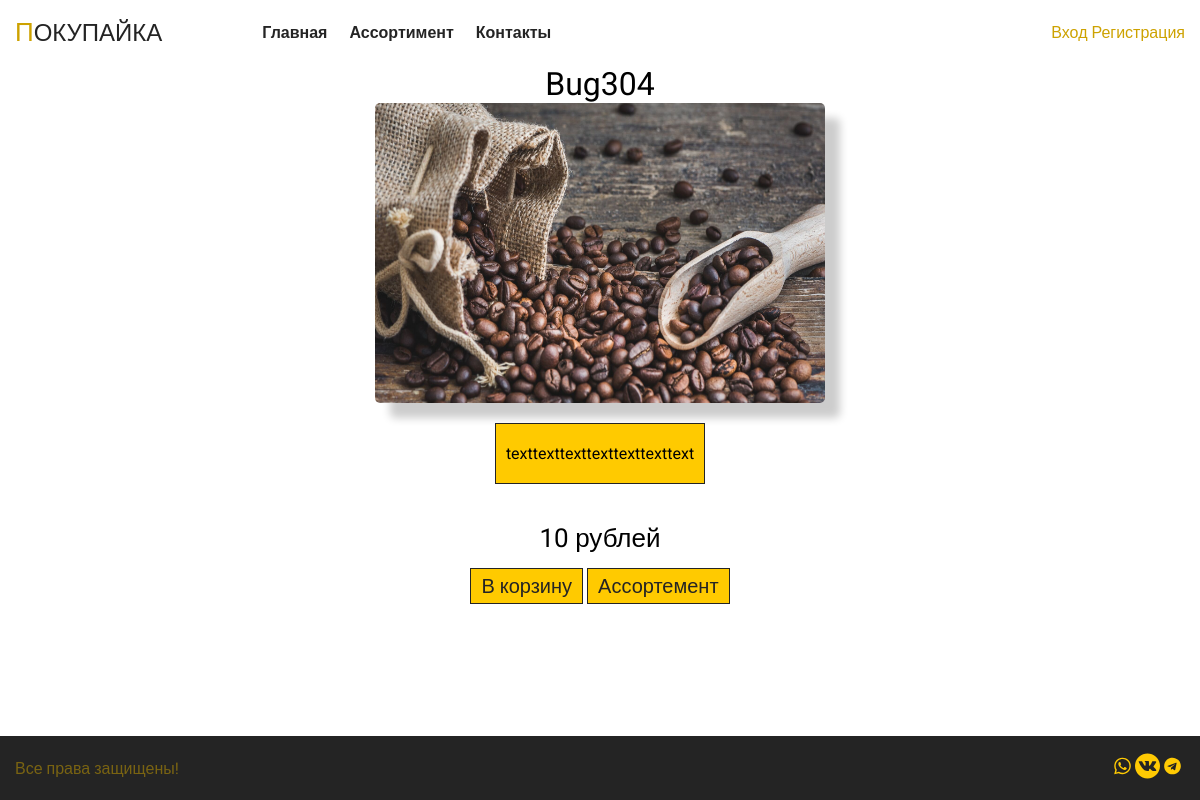
The app's page /product/80, older data.
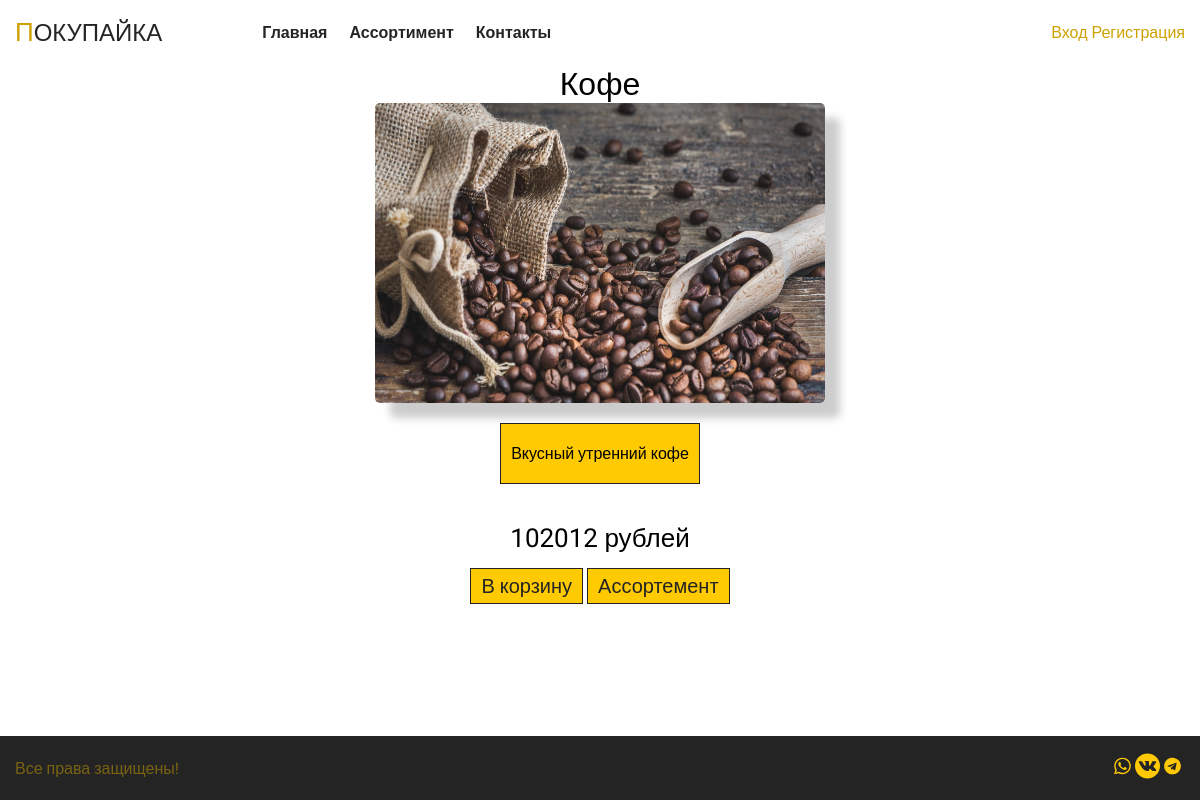
The same page, newer data.
### tables this page shows
CREATE TABLE `product` (
  `id` bigint NOT NULL,
  `name` varchar(100) NOT NULL,
  `description` varchar(2000) DEFAULT 'Отсуствует',
  `price` float NOT NULL
);

### application/controllers/MainController.php (called while the page is built, shortened)
<?php
class MainController extends Controller
{
    public function __construct($route)
    {
        $this->view->layout = 'other';
    }
    public function productAction(){
        $id = $this->route['id'];
        $Collection = $this->model->getProductCollectionList($id);
        $var = [
            'data' => $Collection
        ];
        $this->view->render('Покупайка', $var);
    }
}

### index.php (called while the page is built, shortened)
<?php
spl_autoload_register(function ($class) {
    $path = str_replace('\\', '/', $class.'.php');
});
$item = new Router();
$item->run();

### application/lib/Db.php (called while the page is built, shortened)
<?php
class Db {
    protected $db;
    public function __construct() {
        $config = require 'application/config/db.php';
        try{
            $this->db = new PDO('mysql:host='.$config['host'].';dbname='.$config['database'], $config['login'], $config['password']);
        }
        catch (\PDOException $e){
            $this->db = new PDO('mysql:host='.$config['reserve'].';dbname='.$config['database'], $config['login'], $config['password']);
        }
    }
    public function query($sql, $params = []) {
        $stmt = $this->db->prepare($sql);
        $stmt->execute();
        return $stmt;
    }
    public function row($sql, $params = []) {
        $result = $this->query($sql, $params);
        return $result->fetchAll(PDO::FETCH_ASSOC);
    }
}

### application/config/db.php (called while the page is built)
<?php
$path = $_SERVER['DOCUMENT_ROOT']."/settings.json";
$json = file_get_contents($path);
$db = json_decode($json, true);
return $db['database'];

### application/models/Main.php (called while the page is built, shortened)
<?php
class Main extends Model{
    public function getProductCollectionList($id){
        $Where = "where ";
        if(is_array($id)){
            foreach ($id as $element){
                $Where .= "id=$element or ";
            }
            $Where = rtrim($Where, " or ");
        }
        else{
            $Where .= "id=$id";
        }
        return $this->db->row("select * from product $Where");
    }
}

### application/core/Controller.php (called while the page is built, shortened)
<?php
abstract class Controller{
    public function __construct($route) {
        $this->route = $route;
        $this->model = $this->loadModel($route['controller']);
    }
    public function loadModel($name) {
        $path = 'application\models\\'.ucfirst($name);
        if (class_exists($path)) {
            return new $path;
        }
    }
}

### application/core/Model.php (called while the page is built, shortened)
<?php
abstract class Model{
    public function __construct()
    {
        $this->db = new Db();
    }
}

### application/views/main/product.php (the view)
<div class="container">
    <div class="aboutProduct__block">
        <h1><?=$data[0]['name']?></h1>
        <img src="/public/materials/<?=$data[0]['id']?>.png" alt="Фотография товара">
        <p><?=$data[0]['description']?></p>
        <br>
        <span><?=$data[0]['price']?> рублей</span>
        <div>
            <a href="">В корзину</a>
            <a href="/assortment">Ассортемент</a>
        </div>
    </div>
</div>

### application/core/Router.php (shortened to what this page needs)
<?php
class Router
{
    protected $routes = [];
    protected $params = [];
    public function add($route, $params){
        $route = preg_replace('/{([a-z]+):([^\}]+)}/', '(?P<\1>\2)', $route);
        $route = '#^'.$route.'$#';
        $this->routes[$route] = $params;
    }
    public function match(){
        $url = trim($_SERVER['REQUEST_URI'], '/');
        foreach ($this->routes as $route => $params) {
            if (preg_match($route, $url, $matches)) {
                foreach ($matches as $key => $match) {
                    if (is_string($key)) {
                        if (is_numeric($match)) {
                            $match = (int) $match;
                        }
                        $params[$key] = $match;
                    }
                }
                $this->params = $params;
                return true;
            }
        }
        return false;
    }
    public function run(){
        if($this->match()){
            $path = 'application\controllers\\'.ucfirst($this->params['controller']).'Controller';
            if(class_exists($path)){
                $action = $this->params['action'].'Action';;
                if(method_exists($path, $action)){
                    $controller = new $path($this->params);
                    $controller->$action();
                }
                else{
                    View::errorCode(404);
                }
            }
            else{
                View::errorCode(404);
            }
        } else{
            View::errorCode(404);
        }
    }
}

### application/core/View.php (shortened to what this page needs)
<?php
class View{
    public $path;
    public $layout = 'default';
    public function __construct($route){
        $this->path = $route['controller'].'/'.$route['action'];
    }
    public function render($title, $vars = []){
        $path = 'application/views/'.$this->path.'.php';
        if (file_exists($path)) {
            require $path;
            $content = ob_get_clean();
            require 'application/views/layouts/'.$this->layout.'.php';
        }
    }
}

### application/views/layouts/other.php (shortened to what this page needs)
<!DOCTYPE html>
<html lang="ru">
<head>
    <link rel="stylesheet" href="/public/styles/ministyle.css">
</head>
<body>
<div class="wrapper">
    <header class="header">
        <div class="header__top-line">
            <div class="container">
                <a href="/" class="logo">
                    <p class="logo__text"><span>П</span>окупайка</p>
                </a>
                <nav class="header__navigation">
                    <a href="/" class="header__navigation-link">Главная</a>
                    <a href="/assortment" class="header__navigation-link">Ассортимент</a>
                    <a href="/contact" class="header__navigation-link">Контакты</a>
                </nav>
                <div class="header__enter-links">
                    <?php if(!isset($_SESSION['authorize']['id'])){?>
                        <a href="/authorization" class="header__enter-link">Вход</a>
                        <a href="/registration" class="header__enter-link">Регистрация</a>
                    <?php }?>
                </div>
            </div>
        </div>
</header>
    <main class="main">
        <?php echo $content; ?>
    </main>
    <footer class="footer">
        <div class="footer__content">
            <div class="container">
                <div class="footer__content-controle">
                    <p class="footer__text">Все права защищены!</p>
                    <ul class="footer_list-contacts">
                        <li class="footer__item-contact">
                            <a href="contact" class="footer__link-contact">
                                <img src="/public/images/whatsapp.svg" alt="Whatsapp" class="footer__img-contact">
                            </a>
                        </li>
                        <li class="footer__item-contact">
                            <a href="contact" class="footer__link-contact">
                                <img src="/public/images/vk.svg" alt="VK" class="footer__img-contact">
                            </a>
                        </li>
                        <li class="footer__item-contact">
                            <a href="contact" class="footer__link-contact">
                                <img src="/public/images/telegram.svg" alt="Telegram" class="footer__img-contact">
                            </a>
                        </li>
                    </ul>
                </div>
            </div>
        </div>
    </footer>
</div>
</body>
</html>

### public/styles/ministyle.css (style rules this page uses)
:root { --first--color: #cda200; --second--color: #242424; --opacity--color: rgba(237, 191, 18, 0.9); }
* { margin: 0; padding: 0; box-sizing: border-box; font-weight: normal; }
html,body { height: 100%; font-family: 'Roboto', sans-serif; }
.wrapper { min-height: 100%; display: flex; flex-direction: column; }
body { background: #fff; font-size: 16px; font-weight: normal; font-style: normal; }
main { flex-grow: 1; }
.container { width: 100%; max-width: 1200px; padding: 0 15px; margin: 0 auto; }
.header__top-line { background: rgba(255, 255, 255, 0.8); padding: 17px 0; }
.header__top-line .container { display: flex; align-items: center; justify-content: space-between; }
.header__navigation { margin: 0 auto 0 100px; }
.logo { font-size: 24px; font-weight: 300; color: var(--second--color); text-decoration: none; text-transform: uppercase; }
.logo__text span { font-size: 26px; color: var(--first--color); }
.header__navigation-link { font-size: 16px; font-weight: 700; color: var(--second--color); margin-right: 18px; text-decoration: none; border-bottom: 1px solid transparent; transition: 0.3s linear; }
.header__navigation-link:last-child { margin-right: 0; }
.footer__text { font-size: 16px; opacity: 0.5; }
.footer__content { color: var(--first--color); background-color: var(--second--color); }
.footer_list-contacts { list-style: none; }
.footer__img-contact { height: 15px; width: 15px; color: var(--first--color); }
.footer__content-controle { padding: 10px 0; display: flex; align-items: center; justify-content: space-between }
.footer_list-contacts { display: flex; }
.footer__img-contact { height: 40px; width: 25px; }
.header__enter-links a { text-decoration: none; color: #cda200; }
.aboutProduct__block { display: flex; flex-direction: column; justify-content: center; align-items: center }
.aboutProduct__block img { width: 450px; height: 300px; -webkit-box-shadow: 15px 15px 8px 0px rgba(0, 0, 0, 0.2); -moz-box-shadow: 15px 15px 8px 0px rgba(0, 0, 0, 0.2); box-shadow: 15px 15px 8px 0px rgba(0, 0, 0, 0.2); border-radius: 5px; }
.aboutProduct__block p { padding: 20px 10px; border: #242424 1px solid; background-color: #ffca00; margin: 20px; overflow-wrap: break-word; max-width: 500px; }
.aboutProduct__block span { font-size: 26px; animation: border-animation 5s infinite linear; }
.aboutProduct__block div { margin: 20px 0; gap: 20px; }
.aboutProduct__block div a { text-decoration: none; color: #242424; background-color: #ffca00; font-size: 20px; padding: 5px 10px; border: #242424 1px solid; }

Row changes from the older to the newer data that the page shows:
changed product: name "Bug304" → "Кофе"; description "texttexttexttexttexttexttext" → "Вкусный утренний кофе"; price "10" → "102012"
